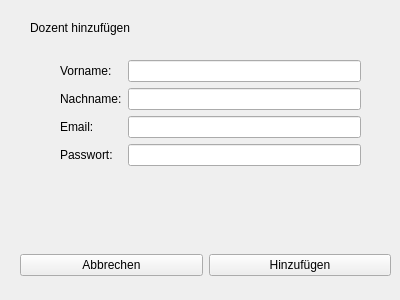
<?xml version="1.0" encoding="UTF-8"?>
<ui version="4.0">
 <class>LecturerEditView</class>
 <widget class="QWidget" name="LecturerEditView">
  <property name="geometry">
   <rect>
    <x>0</x>
    <y>0</y>
    <width>400</width>
    <height>300</height>
   </rect>
  </property>
  <property name="sizePolicy">
   <sizepolicy hsizetype="Preferred" vsizetype="Preferred">
    <horstretch>0</horstretch>
    <verstretch>0</verstretch>
   </sizepolicy>
  </property>
  <property name="minimumSize">
   <size>
    <width>400</width>
    <height>300</height>
   </size>
  </property>
  <property name="baseSize">
   <size>
    <width>300</width>
    <height>400</height>
   </size>
  </property>
  <property name="windowTitle">
   <string>Form</string>
  </property>
  <widget class="QLabel" name="lblHeader">
   <property name="geometry">
    <rect>
     <x>30</x>
     <y>20</y>
     <width>121</width>
     <height>16</height>
    </rect>
   </property>
   <property name="text">
    <string>Dozent hinzufügen</string>
   </property>
  </widget>
  <widget class="QWidget" name="formLayoutWidget">
   <property name="geometry">
    <rect>
     <x>60</x>
     <y>60</y>
     <width>301</width>
     <height>131</height>
    </rect>
   </property>
   <layout class="QFormLayout" name="formLayout">
    <item row="0" column="0">
     <widget class="QLabel" name="label_2">
      <property name="text">
       <string>Vorname:</string>
      </property>
     </widget>
    </item>
    <item row="1" column="0">
     <widget class="QLabel" name="label_3">
      <property name="text">
       <string>Nachname:</string>
      </property>
     </widget>
    </item>
    <item row="2" column="0">
     <widget class="QLabel" name="label_4">
      <property name="text">
       <string>Email:</string>
      </property>
     </widget>
    </item>
    <item row="3" column="0">
     <widget class="QLabel" name="label_5">
      <property name="text">
       <string>Passwort:</string>
      </property>
     </widget>
    </item>
    <item row="0" column="1">
     <widget class="QLineEdit" name="tfFirstName"/>
    </item>
    <item row="1" column="1">
     <widget class="QLineEdit" name="tfLastName"/>
    </item>
    <item row="2" column="1">
     <widget class="QLineEdit" name="tfEmail"/>
    </item>
    <item row="3" column="1">
     <widget class="QLineEdit" name="tfPassword"/>
    </item>
   </layout>
  </widget>
  <widget class="QWidget" name="horizontalLayoutWidget">
   <property name="geometry">
    <rect>
     <x>20</x>
     <y>240</y>
     <width>371</width>
     <height>51</height>
    </rect>
   </property>
   <layout class="QHBoxLayout" name="horizontalLayout">
    <item>
     <widget class="QPushButton" name="btnCancel">
      <property name="text">
       <string>Abbrechen</string>
      </property>
     </widget>
    </item>
    <item>
     <widget class="QPushButton" name="btnSave">
      <property name="text">
       <string>Hinzufügen</string>
      </property>
     </widget>
    </item>
   </layout>
  </widget>
  <widget class="QLabel" name="lblErrorMessage">
   <property name="geometry">
    <rect>
     <x>60</x>
     <y>210</y>
     <width>301</width>
     <height>20</height>
    </rect>
   </property>
   <property name="text">
    <string/>
   </property>
  </widget>
 </widget>
 <resources/>
 <connections/>
</ui>
